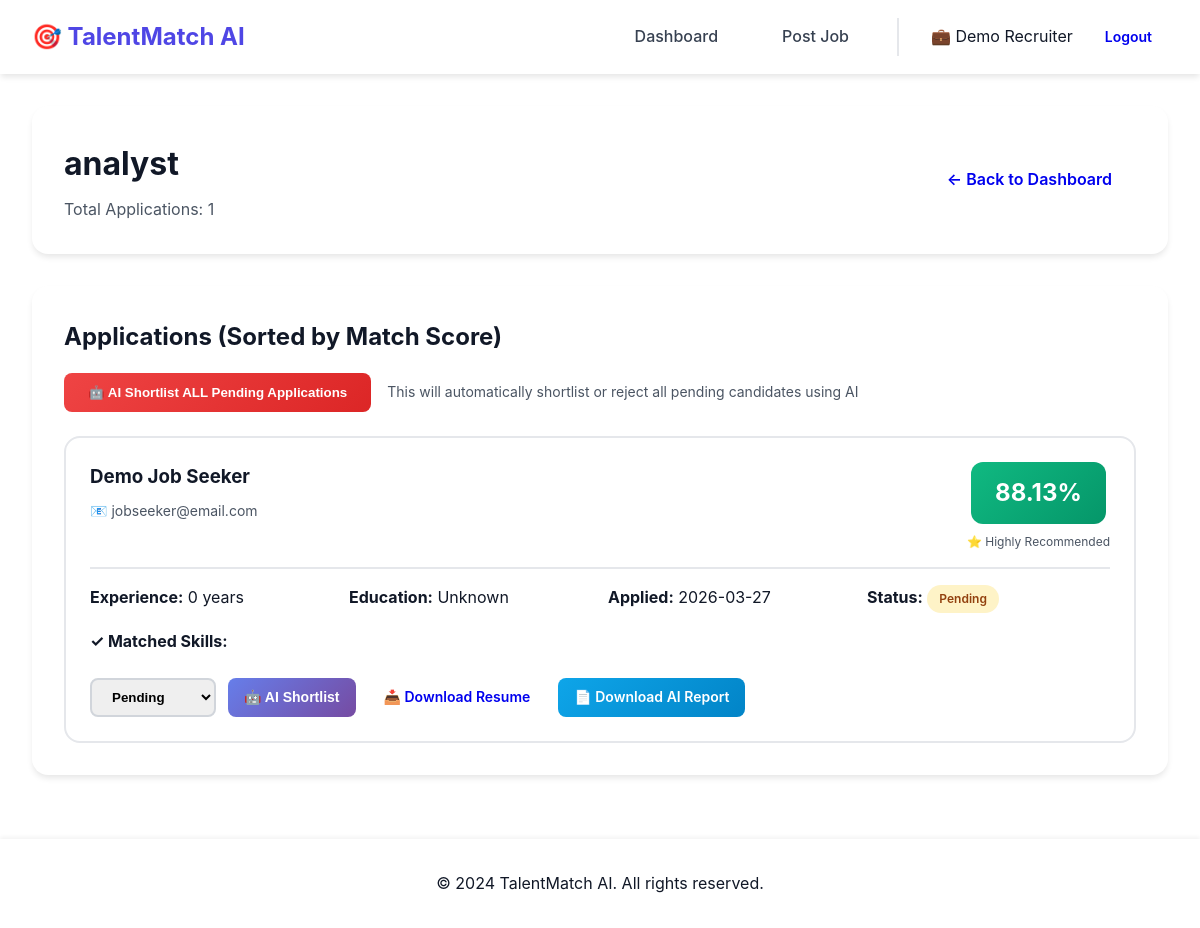
Page /recruiter/jobs/6/applications (signed in) on the committed database.
### tables this page shows
CREATE TABLE jobs (
            id INTEGER PRIMARY KEY AUTOINCREMENT,
            title TEXT NOT NULL,
            description TEXT NOT NULL,
            requirements TEXT NOT NULL,
            location TEXT,
            job_type TEXT,
            experience_level TEXT,
            salary_range TEXT,
            posted_by INTEGER,
            status TEXT DEFAULT 'active',
            created_at TIMESTAMP DEFAULT CURRENT_TIMESTAMP,
            FOREIGN KEY (posted_by) REFERENCES users (id)
        );

CREATE TABLE applications (
            id INTEGER PRIMARY KEY AUTOINCREMENT,
            job_id INTEGER NOT NULL,
            user_id INTEGER NOT NULL,
            resume_path TEXT NOT NULL,
            cover_letter TEXT,
            match_score REAL,
            skills_matched TEXT,
            experience_years INTEGER,
            education_level TEXT,
            status TEXT DEFAULT 'pending',
            screening_result TEXT,
            applied_at TIMESTAMP DEFAULT CURRENT_TIMESTAMP,
            FOREIGN KEY (job_id) REFERENCES jobs (id),
            FOREIGN KEY (user_id) REFERENCES users (id)
        );

CREATE TABLE users (
            id INTEGER PRIMARY KEY AUTOINCREMENT,
            username TEXT UNIQUE NOT NULL,
            email TEXT UNIQUE NOT NULL,
            password TEXT NOT NULL,
            role TEXT NOT NULL,
            full_name TEXT,
            phone TEXT,
            created_at TIMESTAMP DEFAULT CURRENT_TIMESTAMP
        );

### app.py (the view)
@app.route('/recruiter/jobs/<int:job_id>/applications')
def view_applications(job_id):
    if 'user_id' not in session or session.get('role') != 'recruiter':
        return redirect(url_for('login'))
    conn = get_db()
    job = conn.execute('SELECT * FROM jobs WHERE id = ? AND posted_by = ?',
                       (job_id, session['user_id'])).fetchone()
    if not job:
        flash('Job not found', 'error')
        conn.close()
        return redirect(url_for('recruiter_dashboard'))
    applications = conn.execute('''
        SELECT a.*, u.full_name as candidate_name, u.email as candidate_email, u.phone as candidate_phone
        FROM applications a
        JOIN users u ON a.user_id = u.id
        WHERE a.job_id = ?
        ORDER BY a.match_score DESC, a.applied_at DESC
    ''', (job_id,)).fetchall()
    conn.close()
    return render_template('recruiter_applications.html', job=job, applications=applications)

### app.py (called while the page is built)
def get_db():
    conn = sqlite3.connect('database.db')
    conn.row_factory = sqlite3.Row
    return conn

### templates/recruiter_applications.html (shortened to what this page needs)
<!DOCTYPE html>
<html lang="en">
<head>
    <link rel="stylesheet" href="{{ url_for('static', filename='style.css') }}">
</head>
<body>
    <nav class="navbar">
        <div class="nav-brand">🎯 TalentMatch AI</div>
        <div class="nav-menu">
            <a href="{{ url_for('recruiter_dashboard') }}" class="nav-link">Dashboard</a>
            <a href="{{ url_for('create_job') }}" class="nav-link">Post Job</a>
            <div class="nav-user">
                <span>💼 {{ session.full_name or session.username }}</span>
                <a href="{{ url_for('logout') }}" class="btn btn-sm">Logout</a>
            </div>
        </div>
    </nav>
    <div class="container">
        <div class="page-header">
            <div>
                <h1>{{ job.title }}</h1>
                <p style="color: var(--gray-600); margin-top: 0.5rem;">Total Applications: {{ applications|length }}</p>
            </div>
            <a href="{{ url_for('recruiter_dashboard') }}" class="btn">← Back to Dashboard</a>
        </div>
        <div class="section">
            <h2>Applications (Sorted by Match Score)</h2>
            <div style="margin-top: 1rem; margin-bottom: 1.5rem; display: flex; gap: 1rem;">
    <button onclick="bulkAIShortlist()"
            class="btn"
            style="background: linear-gradient(135deg, #ef4444 0%, #dc2626 100%); color: white;">
        🤖 AI Shortlist ALL Pending Applications
    </button>
    <span style="font-size: 0.875rem; color: var(--gray-600); align-self: center;">
        This will automatically shortlist or reject all pending candidates using AI
    </span>
</div>
            {% if applications|length > 0 %}
                <div style="display: grid; gap: 1.5rem; margin-top: 1.5rem;">
                    {% for app in applications %}
                    <div style="border: 2px solid var(--gray-200); border-radius: 1rem; padding: 1.5rem; transition: all 0.3s;"
                         onmouseover="this.style.borderColor='var(--primary)'"
                         onmouseout="this.style.borderColor='var(--gray-200)'">
                        <div style="display: flex; justify-content: space-between; align-items: start; margin-bottom: 1rem; padding-bottom: 1rem; border-bottom: 2px solid var(--gray-200);">
                            <div>
                                <h3 style="margin-bottom: 0.5rem;">{{ app.candidate_name }}</h3>
                                <p style="color: var(--gray-600); font-size: 0.875rem;">
                                    📧 {{ app.candidate_email }}
                                </p>
                            </div>
                            <div style="text-align: center;">
                                <div class="score-badge" style="background: linear-gradient(135deg,
                                    {% if app.match_score >= 75 %}#10B981 0%, #059669 100%{% elif app.match_score >= 60 %}#3B82F6 0%, #2563EB 100%{% elif app.match_score >= 45 %}#F59E0B 0%, #D97706 100%{% else %}#EF4444 0%, #DC2626 100%{% endif %}); margin-bottom: 0.5rem;">
                                    {{ app.match_score }}%
                                </div>
                                <p style="font-size: 0.75rem; color: var(--gray-600);">
                                    {% if app.match_score >= 75 %}⭐ Highly Recommended
                                    {% elif app.match_score >= 60 %}✓ Recommended
                                    {% elif app.match_score >= 45 %}⚠ Maybe
                                    {% else %}✗ Not Recommended
                                    {% endif %}
                                </p>
                            </div>
                        </div>
                        <div style="display: grid; grid-template-columns: repeat(auto-fit, minmax(200px, 1fr)); gap: 1rem; margin-bottom: 1rem;">
                            <div>
                                <strong>Experience:</strong> {{ app.experience_years }} years
                            </div>
                            <div>
                                <strong>Education:</strong> {{ app.education_level }}
                            </div>
                            <div>
                                <strong>Applied:</strong> {{ app.applied_at[:10] }}
                            </div>
                            <div>
                                <strong>Status:</strong>
                                <span class="badge badge-{{ 'success' if app.status == 'shortlisted' else 'warning' if app.status == 'pending' else 'primary' if app.status == 'interview' else 'danger' }}">
                                    {{ app.status.title() }}
                                </span>
                            </div>
                        </div>
                        {% if app.skills_matched %}
                        <div style="margin-bottom: 1rem;">
                            <strong>✓ Matched Skills:</strong>
                        </div>
                        {% endif %}
                        <div style="display: flex; gap: 0.75rem; flex-wrap: wrap;">
                            <select onchange="updateStatus({{ app.id }}, this.value)" style="padding: 0.5rem 1rem; border: 2px solid var(--gray-300); border-radius: 0.5rem; font-weight: 600; cursor: pointer;">
                                <option value="pending" {% if app.status == 'pending' %}selected{% endif %}>Pending</option>
                            </select>
                            {% if app.status == 'pending' %}
                            <button onclick="aiShortlist({{ app.id }}, this)" class="btn btn-sm" style="background: linear-gradient(135deg, #667eea 0%, #764ba2 100%); color: white; border: none;">
                                🤖 AI Shortlist
                            </button>
                            {% endif %}
                            <a href="{{ url_for('download_resume', app_id=app.id) }}" class="btn btn-sm">
                                📥 Download Resume
                            </a>
                            {% if app.screening_result %}
<a href="/recruiter/applications/{{ app.id }}/download-report"
   class="btn btn-sm"
   style="background: linear-gradient(135deg, #0ea5e9 0%, #0284c7 100%); color: white;">
   📄 Download AI Report
</a>
{% endif %}
                        </div>
                    </div>
                    {% endfor %}
                </div>
            {% else %}
                <p style="text-align: center; padding: 3rem; color: var(--gray-500);">
                    No applications yet. Share your job posting to start receiving applications.
                </p>
            {% endif %}
        </div>
    </div>
    <footer class="footer">
        <p>&copy; 2024 TalentMatch AI. All rights reserved.</p>
    </footer>
</body>
</html>

### static/style.css (style rules this page uses)
* { margin: 0; padding: 0; box-sizing: border-box; }
:root { --primary: #4F46E5; --primary-dark: #4338CA; --primary-light: #818CF8; --success: #10B981; --warning: #F59E0B; --danger: #EF4444; --info: #3B82F6; --dark: #111827; --gray-800: #1F2937; --gray-700: #374151; --gray-600: #4B5563; --gray-500: #6B7280; --gray-400: #9CA3AF; --gray-300: #D1D5DB; --gray-200: #E5E7EB; --gray-100: #F3F4F6; --white: #FFFFFF; --shadow-sm: 0 1px 2px 0 rgba(0, 0, 0, 0.05); --shadow: 0 4px 6px -1px rgba(0, 0, 0, 0.1); --shadow-lg: 0 10px 15px -3px rgba(0, 0, 0, 0.1); --shadow-xl: 0 20px 25px -5px rgba(0, 0, 0, 0.1); }
body { font-family: 'Inter', -apple-system, BlinkMacSystemFont, 'Segoe UI', Roboto, sans-serif; background: var(--gray-50); color: var(--dark); line-height: 1.6; }
.navbar { background: white; box-shadow: var(--shadow); padding: 1rem 2rem; display: flex; justify-content: space-between; align-items: center; position: sticky; top: 0; z-index: 100; }
.nav-brand { font-size: 1.5rem; font-weight: 700; color: var(--primary); display: flex; align-items: center; gap: 0.5rem; }
.nav-menu { display: flex; align-items: center; gap: 2rem; }
.nav-link { color: var(--gray-700); text-decoration: none; padding: 0.5rem 1rem; border-radius: 0.5rem; font-weight: 500; transition: all 0.3s; }
.nav-user { display: flex; align-items: center; gap: 1rem; padding-left: 2rem; border-left: 2px solid var(--gray-200); }
.container { max-width: 1400px; margin: 2rem auto; padding: 0 2rem; }
.page-header { background: white; padding: 2rem; border-radius: 1rem; box-shadow: var(--shadow); margin-bottom: 2rem; display: flex; justify-content: space-between; align-items: center; }
.page-header h1 { font-size: 2rem; font-weight: 700; color: var(--dark); }
.btn { padding: 0.75rem 1.5rem; border: none; border-radius: 0.5rem; font-weight: 600; cursor: pointer; transition: all 0.3s; text-decoration: none; display: inline-block; text-align: center; }
.btn-sm { padding: 0.5rem 1rem; font-size: 0.875rem; }
.section { background: white; padding: 2rem; border-radius: 1rem; box-shadow: var(--shadow); margin-bottom: 2rem; }
.badge { padding: 0.25rem 0.75rem; border-radius: 9999px; font-size: 0.75rem; font-weight: 600; display: inline-block; }
.badge-warning { background: #FEF3C7; color: #92400E; }
.score-badge { display: inline-block; padding: 0.75rem 1.5rem; border-radius: 0.75rem; color: white; font-weight: 700; font-size: 1.5rem; }
.footer { background: white; padding: 2rem; text-align: center; margin-top: 4rem; box-shadow: 0 -2px 4px rgba(0,0,0,0.05); }

### rows in the picture
jobs: title "analyst"
applications: candidate_name "Demo Job Seeker", candidate_email "jobseeker@email.com", match_score "88.13", shows "⭐ Highly Recommended", experience_years "0", education_level "Unknown", applied_at "2026-03-27", status "Pending", shows "✓ Matched Skills:", status+id "Pending"

### other values in the picture
{{ session.full_name or session.username }} "Demo Recruiter"
{{ applications|length }} "1"
